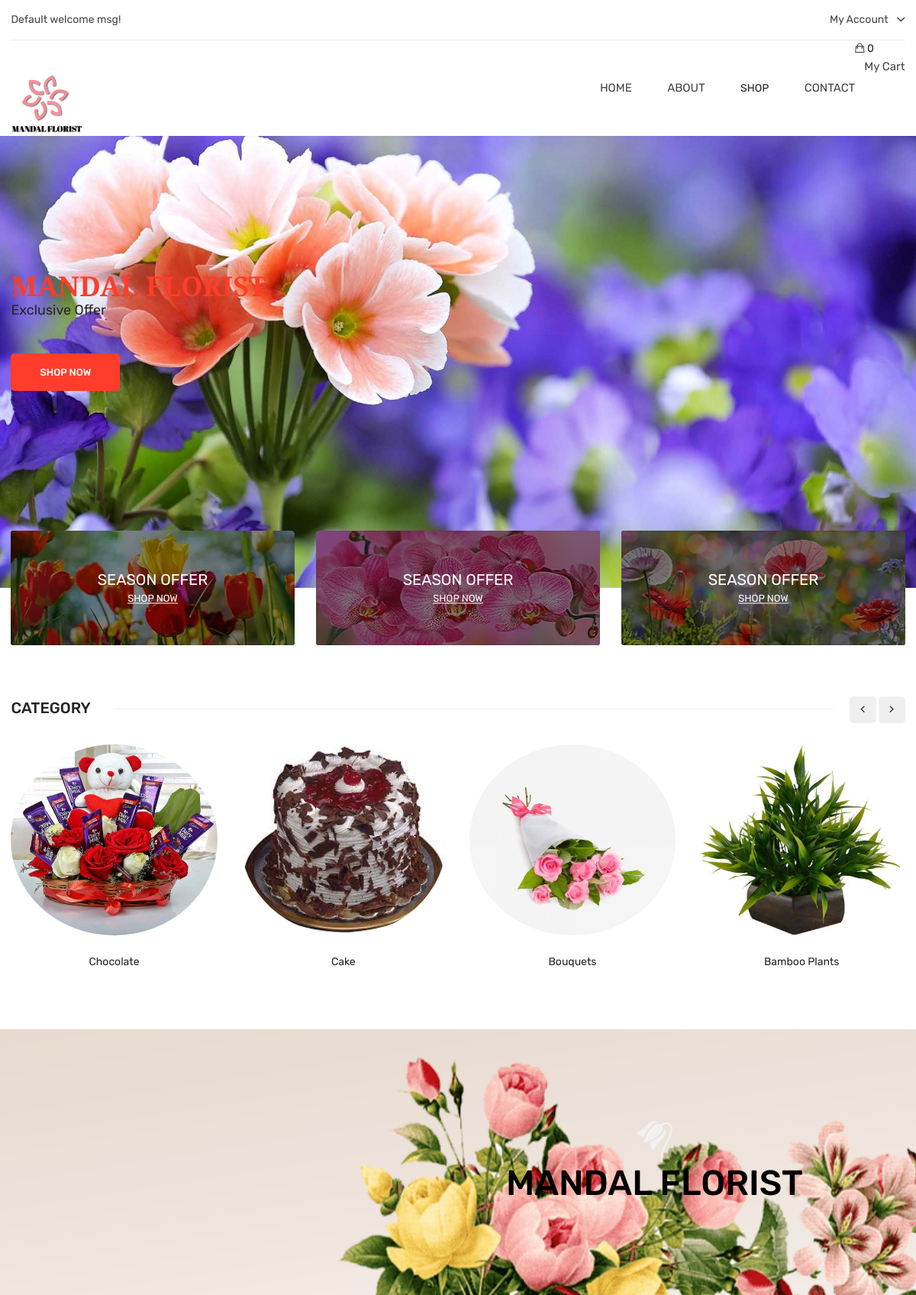
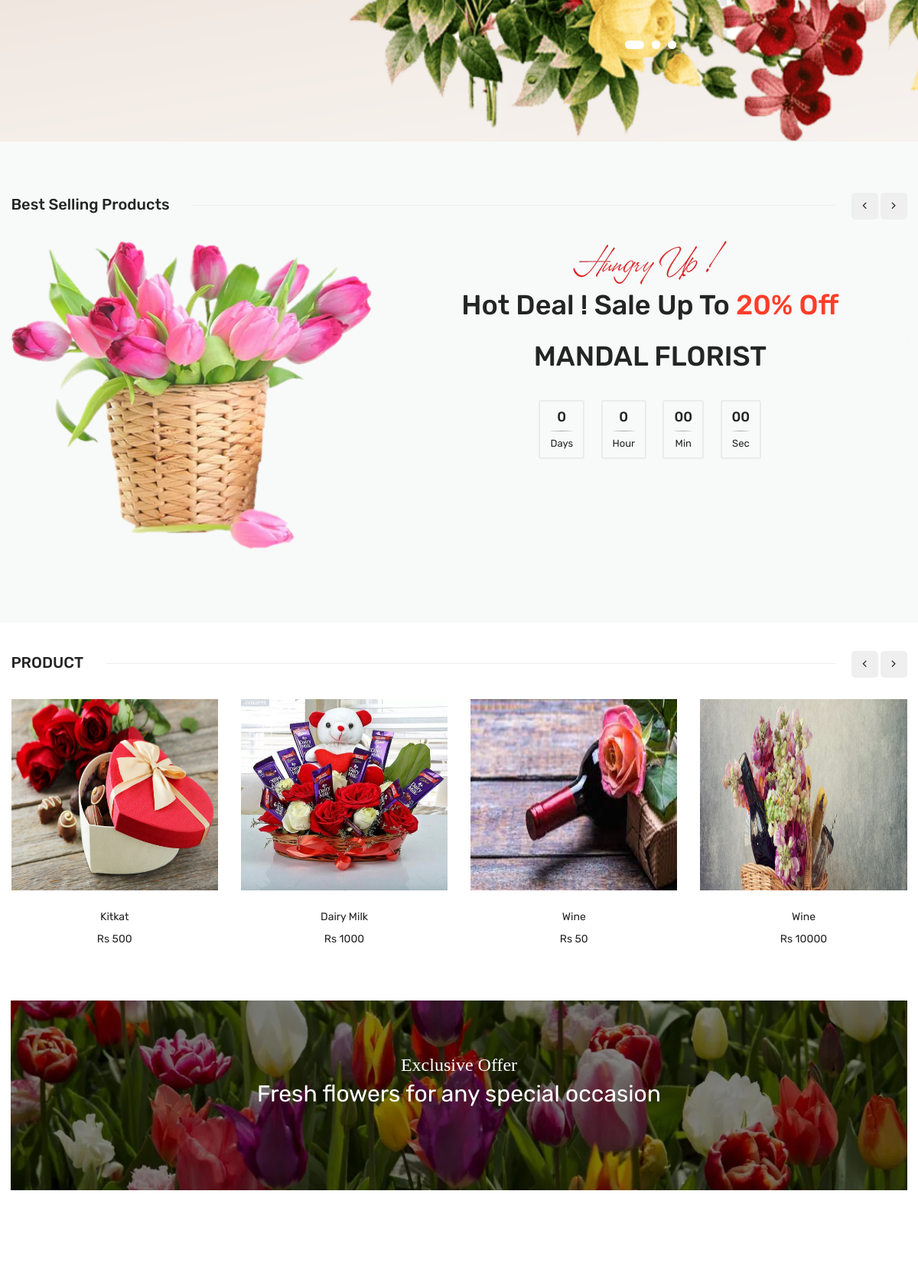
The page / (upper part) on the database its author committed (2 pictures, top to bottom).
### shop/models.py (models this page shows, shortened)
class Category(models.Model):
    name=models.CharField(max_length=200)
    slug=models.SlugField(max_length=50,null=True)
    image=models.ImageField(upload_to='image')

class Product(models.Model):
    category=models.ForeignKey(Category,on_delete=CASCADE)
    name=models.CharField(max_length=200)
    slug=models.SlugField(max_length=50,null=True)
    desc=models.TextField(default="")
    image=models.ImageField(upload_to='image')
    price=models.IntegerField(default='')
    date=models.DateField(auto_now_add=True)

### shop/views.py (the view)
# urls.py: path('',views.index,name="index"),
def index(request):
    caraousel=Carousel.objects.all
    coraousel=Corousel.objects.all
    category=Category.objects.all()
    product=Product.objects.all
    latest=Product.objects.order_by('-date')[1:4]
    allpro=Product.objects.all
    catt=Category.objects.order_by('-id')[1:5]
    data={
        'category':category,
        'product':product,
        'cara':caraousel,
        'latest':latest,
        'allpro':allpro,
        'car':coraousel,
        'catt':catt
        }
    return render(request,'dash.html',data)

### templates/dash.html (shortened to what this page needs)
{%extends 'basse.html' %}
{%load static%}
{%block body%}
    </div>
</div>
</header>
<div class="slider-area">
<div class="slider-active owl-dot-style owl-carousel">
    <div class="single-slider pt-175 pb-258 bg-img" style="background-image:url(../static/assets/img/slider/slider-1.jpg);">
        <div class="container">
            <div class="slider-content slider-animated-1">
                <h3 class="animated">MANDAL FLORIST</h3>
                <h5 class="animated">Exclusive Offer</h5>
                <div class="slider-btn mt-45">
                    <a class="animated" href="/">shop Now</a>
                </div>
            </div>
        </div>
    </div>
</div>
</div>
<div class="banner-area">
<div class="container">
    <div class="banner-wrap">
        <div class="row">
            <div class="col-lg-4 col-md-4">
                <div class="single-banner img-zoom mb-30">
                    <a href="#">
                            <img src="{% static 'assets/img/banner/banner-1.png' %}" alt="">
                        </a>
                    <div class="banner-content">
                        <h4>Season Offer</h4>
                        <a href="/">shop Now</a>
                    </div>
                </div>
            </div>
            <div class="col-lg-4 col-md-4">
                <div class="single-banner img-zoom mb-30">
                    <a href="#">
                            <img src="{% static 'assets/img/banner/banner-2.png' %}" alt="">
                        </a>
                    <div class="banner-content">
                        <h4>Season Offer</h4>
                        <a href="/">shop Now</a>
                    </div>
                </div>
            </div>
            <div class="col-lg-4 col-md-4">
                <div class="single-banner mb-xs-banner img-zoom mb-30">
                    <a href="#">
                            <img src="{% static 'assets/img/banner/banner-3.png' %}" alt="">
                        </a>
                    <div class="banner-content">
                        <h4>Season Offer</h4>
                        <a href="/">shop Now</a>
                    </div>
                </div>
            </div>
        </div>
    </div>
</div>
</div>
<div class="product-area pt-40 pb-70">
    <div class="container">
        <div class="product-top-bar section-border mb-35">
            <div class="section-title-wrap">
                <h3 class="section-title section-bg-white">CATEGORY</h3>
            </div>
        </div>
        <div class="tab-content jump">
            <div id="tab1" class="tab-pane active">
                <div class="featured-product-active owl-carousel product-nav">
                    {%for cat in category %}
                    <div class="product-wrapper">
                        <div class="product-img">
                            <a href="/category={{cat.slug}}">
                                    <img  alt="" src="/media/{{cat.image}}" style="height: 250px;" class="rounded-circle">
                                </a>
                        </div>
                        <div class="product-content text-center">
                            <h4>
                                <a href="/category={{cat.slug}}">{{cat.name}} </a>
                            </h4>
                        </div>
                    </div>
                    {%endfor%}
                </div>
            </div>
        </div>
    </div>
    </div>
<div class="testimonials-area bg-img pt-120 pb-115" style="background-image:url(../static/images/Flower\ Banner.png);">
<div class="container">
    <div class="row">
        <div class="col-lg-7 col-md-12 ms-auto col-12">
            <div class="testimonial-active owl-carousel">
                <div class="single-testimonial text-center">
                    <div class="testimonial-img">
                        <img alt="" src="assets/img/icon-img/testi.png">
                    </div>
                    <h1 style="color: black;">MANDAL FLORIST</h1>
                </div>
            </div>
        </div>
    </div>
</div>
</div>
<div class="best-selling-product pt-70 pb-75 gray-bg">
<div class="container">
    <div class="product-top-bar section-border mb-35">
        <div class="section-title-wrap">
            <h3 class="section-title section-bg-gray">Best Selling Products</h3>
        </div>
    </div>
    <div class="best-selling-wrap">
        <div class="best-selling-active owl-carousel product-nav">
            <div class="single-best-selling">
                <div class="row">
                    <div class="col-lg-6 col-xl-5 col-md-6">
                        <div class="single-best-img">
                            <img class="tilter" src="../static/assets/img/banner/deal-1.png" alt="">
                        </div>
                    </div>
                    <div class="col-lg-6 col-xl-7 col-md-6">
                        <div class="deals-content text-center deal-mrg">
                            <img alt="" src="../static/assets/img/icon-img/deals-2.png">
                            <h2>Hot Deal ! Sale Up To <span>20% Off</span></h2>
                            <h2>MANDAL FLORIST</h2>
                            <div class="timer timer-style">
                                <div data-countdown="2022/01/01"></div>
                            </div>
                        </div>
                    </div>
                </div>
            </div>
            <div class="single-best-selling">
                <div class="row">
                    <div class="col-lg-6 col-xl-5 col-md-6">
                    </div>
                    <div class="col-lg-6 col-xl-7 col-md-6">
                    </div>
                </div>
            </div>
        </div>
    </div>
</div>
</div>
   <div class="product-area pt-40 pb-70">
    <div class="container">
        <div class="product-top-bar section-border mb-35">
            <div class="section-title-wrap">
                <h3 class="section-title section-bg-white">PRODUCT</h3>
            </div>
        </div>
        <div class="tab-content jump">
            <div id="tab1" class="tab-pane active">
                <div class="featured-product-active owl-carousel product-nav">
                    {%for i in allpro %}
                    <div class="product-wrapper">
                        <div class="product-img">
                            <a href="/quickview/{{i.id}}">
                                    <img alt="" src="/media/{{i.image}}" style="height: 250px;">
                                </a>
                            <div class="product-action">
                            </div>
                        </div>
                        <div class="product-content text-center">
                            <h4>
                                <a href="/quickview/{{i.id}}">{{i.name}} </a>
                            </h4>
                            <div class="product-price-wrapper">
                                <span>Rs {{i.price}}</span>
                            </div>
                        </div>
                    </div>
                    {%endfor%}
                </div>
            </div>
        </div>
    </div>
    </div>
<div class="new-year-offer-area pb-75">
<div class="container-fluid">
    <div class="new-year-offer-wrap pt-70 pb-75 bg-img" style="background-image:url(../static/assets/img/banner/banner-4.jpg);">
        <div class="new-year-offer-content text-center">
            <h4>Exclusive Offer</h4>
            <h3>Fresh flowers for any special occasion</h3>
        </div>
    </div>
</div>
</div>
{%endblock%}

### rows shown on the page
Category: image (picture), name "Chocolate"
Category: image (picture), name "Cake"
Category: image (picture), name "Bouquets"
Category: image (picture), name "Bamboo Plants"
Product: image (picture), name "Kitkat", price "500"
Product: image (picture), name "Dairy Milk", price "1000"
Product: image (picture), name "Wine", price "50"
Product: image (picture), name "Wine", price "10000"

### other values the page prints
{{ request.session.cart|length }} "0"
